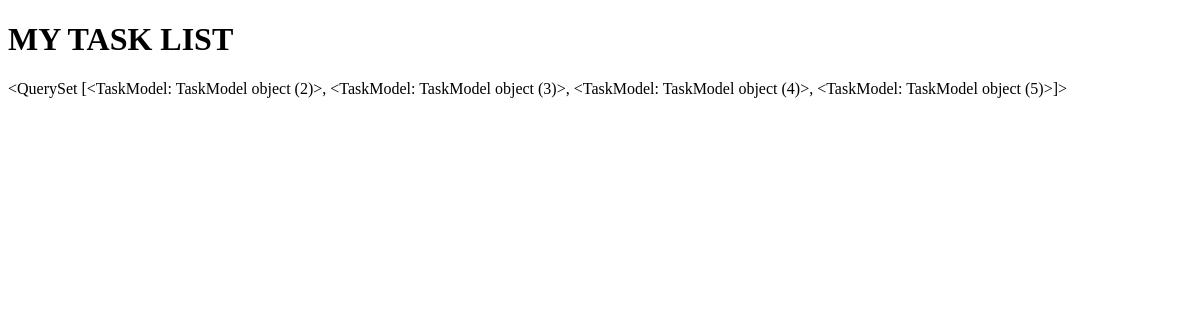
The page /list/ (signed in) on the database as committed earlier.
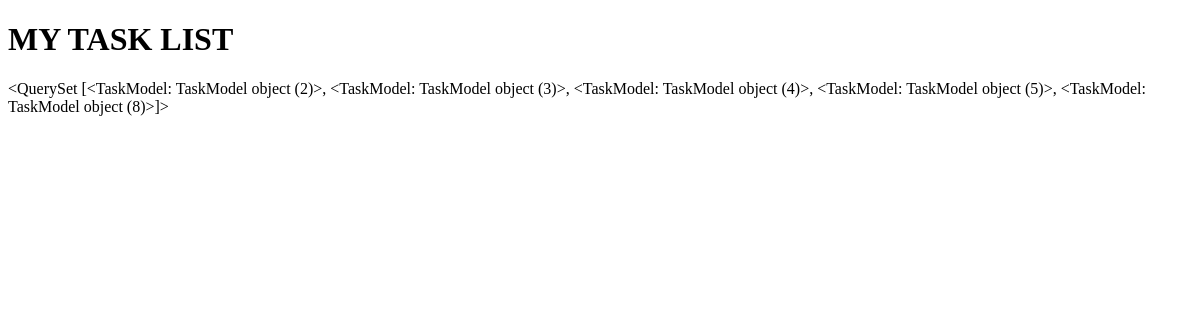
The same page on the database as committed later.
### task_app/models.py (models this page shows)
class TaskModel(models.Model):
    priority_choices = [('high','High'),
                        ('low','Low')]
    priority = models.CharField(max_length=30, choices=priority_choices)
    user = models.ForeignKey(User,on_delete=models.CASCADE)
    task_name = models.CharField(max_length=60)
    created_date =models.DateTimeField(auto_now_add=True)
    is_completed = models.BooleanField(default=False)

### task_app/views.py (the view)
# urls.py: path('list/',TaskList.as_view(),name="task_list"),
class TaskList(View):
    def get(self,request):
        task = TaskModel.objects.filter(user= request.user)
        return render(request,"task_list.html",{"task":task})

### task_app/templates/task_list.html (shortened to what this page needs)
<!DOCTYPE html>
<html lang="en">
<head>
</head>
<body>
    <h1>MY TASK LIST</h1>
        {{task}}
</body>
</html>

Rows that differ between the two databases and show on the page:
changed TaskModel: id "<QuerySet [<TaskModel: TaskModel object (2)>, <TaskModel: TaskModel object (3)>, <TaskModel: TaskModel object (4)>, <TaskModel: TaskModel object (5)>]>" → "…(4)>, <TaskModel: TaskModel object (5)>, <TaskModel: TaskModel object (8)>]>"
